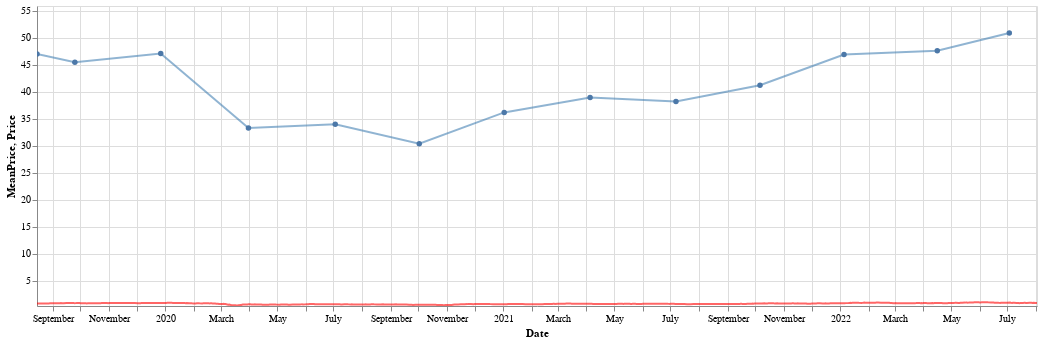

This figure's notebook cell:
### Code cell
plot_cours_mean(name,"Trimester")

### Figure 1 — Vega-Lite specification as saved in the notebook (floating-point values rounded to 4 significant figures; data arrays with more than 128 entries replaced by an {"elided": "..."} marker saying what was removed)
{"config": {"view": {"continuousWidth": 400, "continuousHeight": 300}}, "layer": [{"data": {"name": "data-a0572ad72a1c25713fe875837779b69b"}, "mark": {"type": "line", "color": "steelblue", "opacity": 0.6, "point": true}, "encoding": {"tooltip": [{"field": "date", "type": "temporal"}, {"field": "prix_moyen", "title": "MeanPriceTrimester", "type": "quantitative"}], "x": {"field": "date", "title": "Date", "type": "temporal"}, "y": {"field": "prix_moyen", "scale": {"clamp": true, "domain": [25.33, 55.84]}, "title": "MeanPrice", "type": "quantitative"}}, "height": 300, "selection": {"selector011": {"type": "interval", "bind": "scales", "encodings": ["x", "y"]}}, "width": 1000}, {"data": {"name": "data-4e1d816609d2954b3c5de59952a28e3a"}, "mark": {"type": "line", "color": "red", "opacity": 0.6}, "encoding": {"tooltip": [{"field": "Date", "type": "temporal"}, {"field": "Dernier01", "title": "Price", "type": "quantitative"}], "x": {"field": "Date", "scale": {"clamp": true, "domain": ["2019-08-15", "2022-08-02"]}, "type": "temporal"}, "y": {"field": "Dernier01", "scale": {"clamp": true, "domain": [0.2896, 1.088]}, "title": "Price", "type": "quantitative"}}, "height": 300, "selection": {"selector009": {"type": "interval", "encodings": ["x"]}, "selector010": {"type": "interval", "bind": "scales", "encodings": ["x", "y"]}}, "width": 1000}], "$schema": "https://vega.github.io/schema/vega-lite/v4.17.0.json", "datasets": {"data-a0572ad72a1c25713fe875837779b69b": [{"date": "2019-06-24", "prix_moyen": 46.96}, {"date": "2019-09-25", "prix_moyen": 45.41}, {"date": "2019-12-27", "prix_moyen": 47.05}, {"date": "2020-03-31", "prix_moyen": 33.26}, {"date": "2020-07-03", "prix_moyen": 33.94}, {"date": "2020-10-02", "prix_moyen": 30.33}, {"date": "2021-01-02", "prix_moyen": 36.14}, {"date": "2021-04-05", "prix_moyen": 38.9}, {"date": "2021-07-07", "prix_moyen": 38.18}, {"date": "2021-10-06", "prix_moyen": 41.18}, {"date": "2022-01-05", "prix_moyen": 46.85}, {"date": "2022-04-16", "prix_moyen": 47.57}, {"date": "2022-07-03", "prix_moyen": 50.84}], "data-4e1d816609d2954b3c5de59952a28e3a": {"elided": "762 records"}}}
